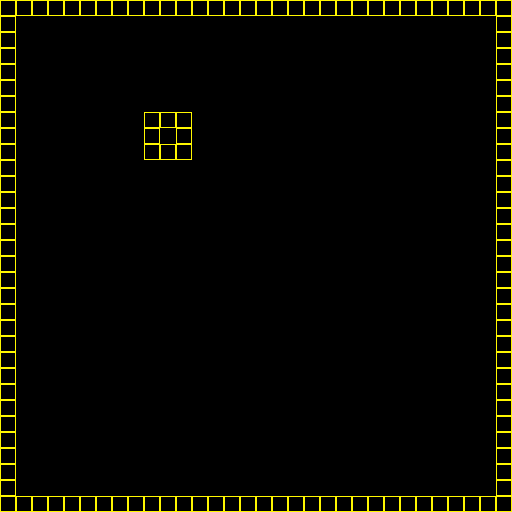

Tiled map render using the project's own tile images. Description and the whole map definition, tile-layer contents included, below:
An orthogonal 32x32 tile map with 16x16 px tiles, 1 tile layer (Tile Layer 1), 2 tilesets.

<map version="1.2" tiledversion="1.3.2" orientation="orthogonal" renderorder="right-down" compressionlevel="0" width="32" height="32" tilewidth="16" tileheight="16" infinite="0" nextlayerid="2" nextobjectid="1">
 <editorsettings>
  <export target="../maps/untitledCol.csv" format="csv" />
 </editorsettings>
 <tileset firstgid="1" source="TopDownSDL.tsx" />
 <tileset firstgid="17" source="collisionTypes.tsx" />
 <layer id="1" name="Tile Layer 1" width="32" height="32">
  <data encoding="csv">
18,18,18,18,18,18,18,18,18,18,18,18,18,18,18,18,18,18,18,18,18,18,18,18,18,18,18,18,18,18,18,18,
18,17,17,17,17,17,17,17,17,17,17,17,17,17,17,17,17,17,17,17,17,17,17,17,17,17,17,17,17,17,17,18,
18,17,17,17,17,17,17,17,17,17,17,17,17,17,17,17,17,17,17,17,17,17,17,17,17,17,17,17,17,17,17,18,
18,17,17,17,17,17,17,17,17,17,17,17,17,17,17,17,17,17,17,17,17,17,17,17,17,17,17,17,17,17,17,18,
18,17,17,17,17,17,17,17,17,17,17,17,17,17,17,17,17,17,17,17,17,17,17,17,17,17,17,17,17,17,17,18,
18,17,17,17,17,17,17,17,17,17,17,17,17,17,17,17,17,17,17,17,17,17,17,17,17,17,17,17,17,17,17,18,
18,17,17,17,17,17,17,17,17,17,17,17,17,17,17,17,17,17,17,17,17,17,17,17,17,17,17,17,17,17,17,18,
18,17,17,17,17,17,17,17,17,18,18,18,17,17,17,17,17,17,17,17,17,17,17,17,17,17,17,17,17,17,17,18,
18,17,17,17,17,17,17,17,17,18,17,18,17,17,17,17,17,17,17,17,17,17,17,17,17,17,17,17,17,17,17,18,
18,17,17,17,17,17,17,17,17,18,18,18,17,17,17,17,17,17,17,17,17,17,17,17,17,17,17,17,17,17,17,18,
18,17,17,17,17,17,17,17,17,17,17,17,17,17,17,17,17,17,17,17,17,17,17,17,17,17,17,17,17,17,17,18,
18,17,17,17,17,17,17,17,17,17,17,17,17,17,17,17,17,17,17,17,17,17,17,17,17,17,17,17,17,17,17,18,
18,17,17,17,17,17,17,17,17,17,17,17,17,17,17,17,17,17,17,17,17,17,17,17,17,17,17,17,17,17,17,18,
18,17,17,17,17,17,17,17,17,17,17,17,17,17,17,17,17,17,17,17,17,17,17,17,17,17,17,17,17,17,17,18,
18,17,17,17,17,17,17,17,17,17,17,17,17,17,17,17,17,17,17,17,17,17,17,17,17,17,17,17,17,17,17,18,
18,17,17,17,17,17,17,17,17,17,17,17,17,17,17,17,17,17,17,17,17,17,17,17,17,17,17,17,17,17,17,18,
18,17,17,17,17,17,17,17,17,17,17,17,17,17,17,17,17,17,17,17,17,17,17,17,17,17,17,17,17,17,17,18,
18,17,17,17,17,17,17,17,17,17,17,17,17,17,17,17,17,17,17,17,17,17,17,17,17,17,17,17,17,17,17,18,
18,17,17,17,17,17,17,17,17,17,17,17,17,17,17,17,17,17,17,17,17,17,17,17,17,17,17,17,17,17,17,18,
18,17,17,17,17,17,17,17,17,17,17,17,17,17,17,17,17,17,17,17,17,17,17,17,17,17,17,17,17,17,17,18,
18,17,17,17,17,17,17,17,17,17,17,17,17,17,17,17,17,17,17,17,17,17,17,17,17,17,17,17,17,17,17,18,
18,17,17,17,17,17,17,17,17,17,17,17,17,17,17,17,17,17,17,17,17,17,17,17,17,17,17,17,17,17,17,18,
18,17,17,17,17,17,17,17,17,17,17,17,17,17,17,17,17,17,17,17,17,17,17,17,17,17,17,17,17,17,17,18,
18,17,17,17,17,17,17,17,17,17,17,17,17,17,17,17,17,17,17,17,17,17,17,17,17,17,17,17,17,17,17,18,
18,17,17,17,17,17,17,17,17,17,17,17,17,17,17,17,17,17,17,17,17,17,17,17,17,17,17,17,17,17,17,18,
18,17,17,17,17,17,17,17,17,17,17,17,17,17,17,17,17,17,17,17,17,17,17,17,17,17,17,17,17,17,17,18,
18,17,17,17,17,17,17,17,17,17,17,17,17,17,17,17,17,17,17,17,17,17,17,17,17,17,17,17,17,17,17,18,
18,17,17,17,17,17,17,17,17,17,17,17,17,17,17,17,17,17,17,17,17,17,17,17,17,17,17,17,17,17,17,18,
18,17,17,17,17,17,17,17,17,17,17,17,17,17,17,17,17,17,17,17,17,17,17,17,17,17,17,17,17,17,17,18,
18,17,17,17,17,17,17,17,17,17,17,17,17,17,17,17,17,17,17,17,17,17,17,17,17,17,17,17,17,17,17,18,
18,17,17,17,17,17,17,17,17,17,17,17,17,17,17,17,17,17,17,17,17,17,17,17,17,17,17,17,17,17,17,18,
18,18,18,18,18,18,18,18,18,18,18,18,18,18,18,18,18,18,18,18,18,18,18,18,18,18,18,18,18,18,18,18
</data>
 </layer>
</map>